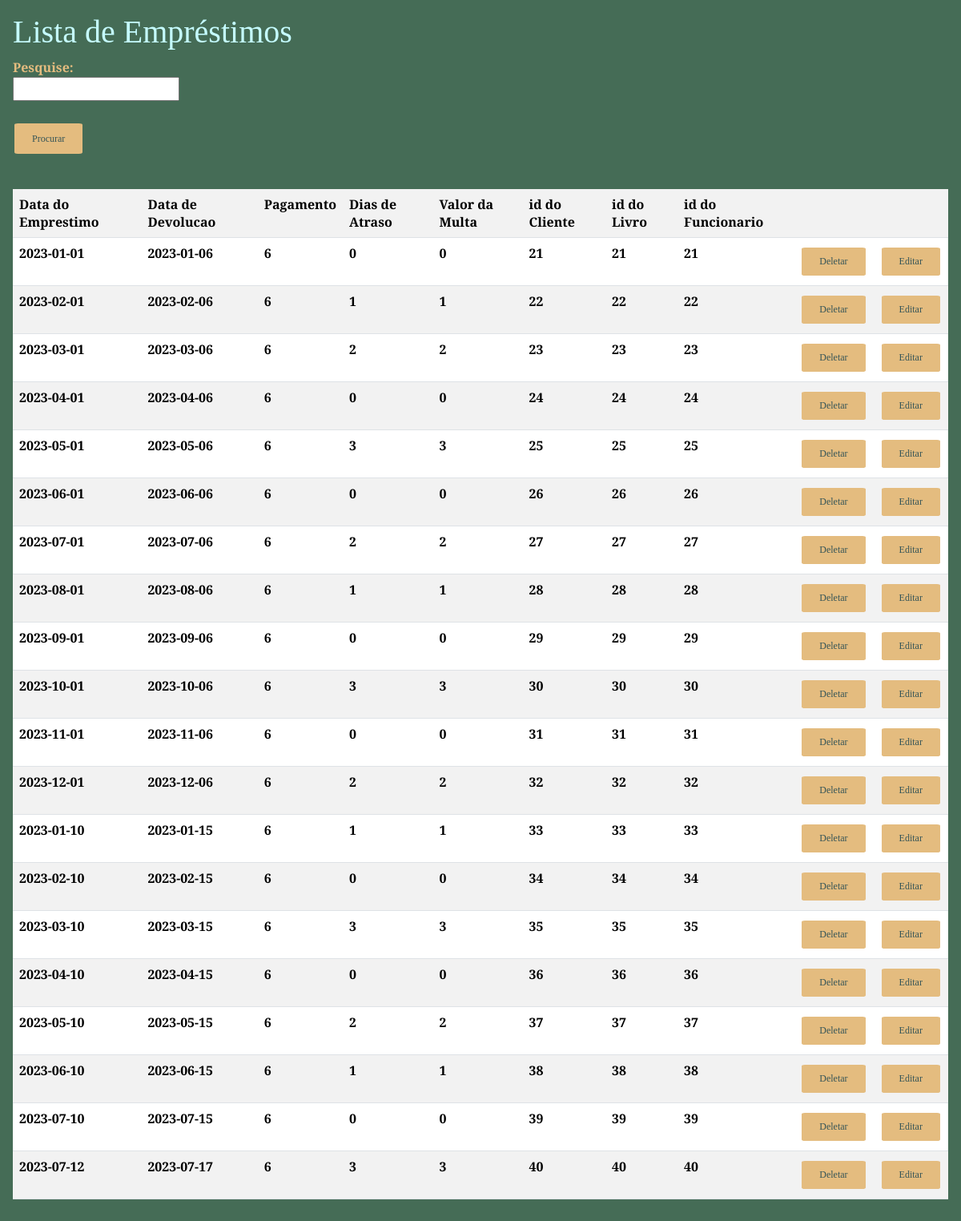
The page /listaremprestimo.php (signed in) on the database its author committed.
### tables this page shows
CREATE TABLE IF NOT EXISTS `emprestimo` (
  `idEmprestimo` INT(11) NOT NULL AUTO_INCREMENT,
  `data_emprestimo` DATE NOT NULL,
  `data_devolucao` DATE NOT NULL,
  `pagamento` INT(11) NOT NULL,
  `dias_de_atraso` INT(11) NULL DEFAULT NULL,
  `valor_multa` INT(11) NOT NULL,
  `cliente_idcliente` INT(11) NOT NULL,
  `livro_idLivro` INT(11) NOT NULL,
  `funcionario_idFuncionario` INT(11) NOT NULL,
  PRIMARY KEY (`idEmprestimo`),
  INDEX `fk_emprestimo_cliente_idx` (`cliente_idcliente` ASC) VISIBLE,
  INDEX `fk_emprestimo_livro1_idx` (`livro_idLivro` ASC) VISIBLE,
  INDEX `fk_emprestimo_funcionario1_idx` (`funcionario_idFuncionario` ASC) VISIBLE,
  CONSTRAINT `fk_emprestimo_cliente`
    FOREIGN KEY (`cliente_idcliente`)
    REFERENCES `cliente` (`idcliente`)
    ON DELETE CASCADE
    ON UPDATE NO ACTION,
  CONSTRAINT `fk_emprestimo_funcionario1`
    FOREIGN KEY (`funcionario_idFuncionario`)
    REFERENCES `funcionario` (`idFuncionario`)
    ON DELETE CASCADE
    ON UPDATE NO ACTION,
  CONSTRAINT `fk_emprestimo_livro1`
    FOREIGN KEY (`livro_idLivro`)
    REFERENCES `livro` (`idLivro`)
    ON DELETE CASCADE
    ON UPDATE NO ACTION);

### public/listaremprestimo.php (the view, shortened to what this page needs)
<?php
if (isset($_GET['valor'])) {
    $valor = $_GET['valor'];
} else {
    $valor = '';
}
?>
<html lang="pt-br">
<head>
</head>
<link href="https://cdn.jsdelivr.net/npm/bootstrap@5.3.3/dist/css/bootstrap.min.css" rel="stylesheet"
>
<link rel="stylesheet" href="./css/estilo.css">
<body class="back2">
    <div class="pesquisa">
        <h1>Lista de Empréstimos </h1>
        <form action="listaremprestimo.php" method="get">
            <b>Pesquise:</b> <br>
            <input type="text" name="valor" value="<?php echo $valor; ?>"> <br><br>
            <input class="button" type="submit" value="Procurar">
        </form> <br>
        <?php
        if (isset($_GET['valor']) == false) {
            require_once "../controle/conexao.php";
            echo '<table class="table table-striped">';
                echo '<tr>';
                echo '<th>Data do Emprestimo</th>';
                echo '<th>Data de Devolucao</th>';
                echo '<th>Pagamento</th>';
                echo '<th>Dias de Atraso</th>';
                echo '<th>Valor da Multa</th>';
                echo '<th>id do Cliente</th>';
                echo '<th>id do Livro</th>';
                echo '<th>id do Funcionario</th>';
                echo '<th></th>';
                echo '<th></th>';
                echo '</tr>';
            $sql = "SELECT * FROM emprestimo";
            $resultados = mysqli_query($conexao, $sql);
            while ($linha = mysqli_fetch_array($resultados)) {
                $id = $linha['idEmprestimo'];
                $data_emprestimo = $linha['data_emprestimo'];
                $data_devolucao = $linha['data_devolucao'];
                $pagamento = $linha['pagamento'];
                $dias_de_atraso = $linha['dias_de_atraso'];
                $valor_multa = $linha['valor_multa'];
                $cliente_idcliente = $linha['cliente_idcliente'];
                $livro_idLivro = $linha['livro_idLivro'];
                $funcionario_idFuncionario = $linha['funcionario_idFuncionario'];
                echo "<tr>";
                echo "<th>$data_emprestimo</th>";
                echo "<th>$data_devolucao</th>";
                echo "<th>$pagamento</th>";
                echo "<th>$dias_de_atraso</th>";
                echo "<th>$valor_multa</th>";
                echo "<th>$cliente_idcliente</th>";
                echo "<th>$livro_idLivro</th>";
                echo "<th>$funcionario_idFuncionario</th>";
                echo "<td><a href='../controle/deletaremprestimo.php?id=$id' class='button'>Deletar</a></td>";
                echo "<td><a href='emprestimo.php?id=$id' class='button'>Editar</a></td>";
                echo "</tr>";
            }
            echo '</table>';
    }
        ?>
    </div>
</body>
</html>

### public/css/estilo.css (style rules this page uses)
b { font-family: 'Cinzel Decorative'; color: #e4bc7f; }
.button { background-color: #e4bc7f; border: none; color: #345457; padding: 10px 22px; text-align: center; text-decoration: none; display: inline-block; font-size: 12px; margin: 4px 2px; border-radius: 5%; font-family: 'Cinzel Decorative'; }
h1 { font-family: 'Cinzel Decorative'; color: #c5fcff; }
* { box-sizing: border-box; }
.back2 { background-color: #456c56; }
.pesquisa { padding: 1rem; background-color: #456c56; font-family: 'Cinzel Decorative'; }

### rows shown on the page
emprestimo: data_emprestimo "2023-01-01", data_devolucao "2023-01-06", pagamento "6", dias_de_atraso "0", valor_multa "0", cliente_idcliente "21", livro_idLivro "21", funcionario_idFuncionario "21"
emprestimo: data_emprestimo "2023-02-01", data_devolucao "2023-02-06", pagamento "6", dias_de_atraso "1", valor_multa "1", cliente_idcliente "22", livro_idLivro "22", funcionario_idFuncionario "22"
emprestimo: data_emprestimo "2023-03-01", data_devolucao "2023-03-06", pagamento "6", dias_de_atraso "2", valor_multa "2", cliente_idcliente "23", livro_idLivro "23", funcionario_idFuncionario "23"
emprestimo: data_emprestimo "2023-04-01", data_devolucao "2023-04-06", pagamento "6", dias_de_atraso "0", valor_multa "0", cliente_idcliente "24", livro_idLivro "24", funcionario_idFuncionario "24"
emprestimo: data_emprestimo "2023-05-01", data_devolucao "2023-05-06", pagamento "6", dias_de_atraso "3", valor_multa "3", cliente_idcliente "25", livro_idLivro "25", funcionario_idFuncionario "25"
emprestimo: data_emprestimo "2023-06-01", data_devolucao "2023-06-06", pagamento "6", dias_de_atraso "0", valor_multa "0", cliente_idcliente "26", livro_idLivro "26", funcionario_idFuncionario "26"
emprestimo: data_emprestimo "2023-07-01", data_devolucao "2023-07-06", pagamento "6", dias_de_atraso "2", valor_multa "2", cliente_idcliente "27", livro_idLivro "27", funcionario_idFuncionario "27"
emprestimo: data_emprestimo "2023-08-01", data_devolucao "2023-08-06", pagamento "6", dias_de_atraso "1", valor_multa "1", cliente_idcliente "28", livro_idLivro "28", funcionario_idFuncionario "28"
emprestimo: data_emprestimo "2023-09-01", data_devolucao "2023-09-06", pagamento "6", dias_de_atraso "0", valor_multa "0", cliente_idcliente "29", livro_idLivro "29", funcionario_idFuncionario "29"
emprestimo: data_emprestimo "2023-10-01", data_devolucao "2023-10-06", pagamento "6", dias_de_atraso "3", valor_multa "3", cliente_idcliente "30", livro_idLivro "30", funcionario_idFuncionario "30"
emprestimo: data_emprestimo "2023-11-01", data_devolucao "2023-11-06", pagamento "6", dias_de_atraso "0", valor_multa "0", cliente_idcliente "31", livro_idLivro "31", funcionario_idFuncionario "31"
emprestimo: data_emprestimo "2023-12-01", data_devolucao "2023-12-06", pagamento "6", dias_de_atraso "2", valor_multa "2", cliente_idcliente "32", livro_idLivro "32", funcionario_idFuncionario "32"
emprestimo: data_emprestimo "2023-01-10", data_devolucao "2023-01-15", pagamento "6", dias_de_atraso "1", valor_multa "1", cliente_idcliente "33", livro_idLivro "33", funcionario_idFuncionario "33"
emprestimo: data_emprestimo "2023-02-10", data_devolucao "2023-02-15", pagamento "6", dias_de_atraso "0", valor_multa "0", cliente_idcliente "34", livro_idLivro "34", funcionario_idFuncionario "34"
emprestimo: data_emprestimo "2023-03-10", data_devolucao "2023-03-15", pagamento "6", dias_de_atraso "3", valor_multa "3", cliente_idcliente "35", livro_idLivro "35", funcionario_idFuncionario "35"
emprestimo: data_emprestimo "2023-04-10", data_devolucao "2023-04-15", pagamento "6", dias_de_atraso "0", valor_multa "0", cliente_idcliente "36", livro_idLivro "36", funcionario_idFuncionario "36"
emprestimo: data_emprestimo "2023-05-10", data_devolucao "2023-05-15", pagamento "6", dias_de_atraso "2", valor_multa "2", cliente_idcliente "37", livro_idLivro "37", funcionario_idFuncionario "37"
emprestimo: data_emprestimo "2023-06-10", data_devolucao "2023-06-15", pagamento "6", dias_de_atraso "1", valor_multa "1", cliente_idcliente "38", livro_idLivro "38", funcionario_idFuncionario "38"
emprestimo: data_emprestimo "2023-07-10", data_devolucao "2023-07-15", pagamento "6", dias_de_atraso "0", valor_multa "0", cliente_idcliente "39", livro_idLivro "39", funcionario_idFuncionario "39"
emprestimo: data_emprestimo "2023-07-12", data_devolucao "2023-07-17", pagamento "6", dias_de_atraso "3", valor_multa "3", cliente_idcliente "40", livro_idLivro "40", funcionario_idFuncionario "40"
